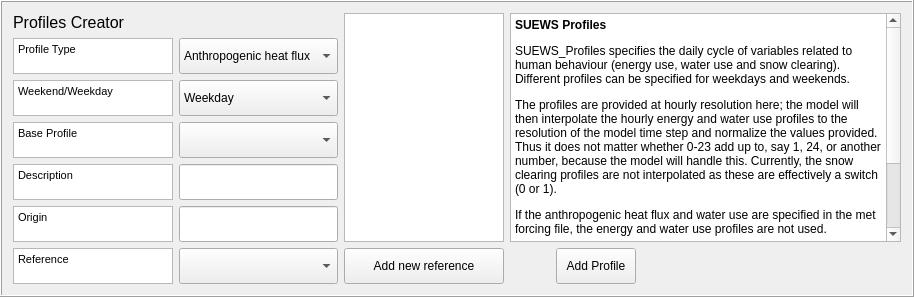
    <widget class="QFrame" name="frame1">
     <property name="enabled">
      <bool>true</bool>
     </property>
     <property name="sizePolicy">
      <sizepolicy hsizetype="Preferred" vsizetype="Preferred">
       <horstretch>0</horstretch>
       <verstretch>0</verstretch>
      </sizepolicy>
     </property>
     <property name="maximumSize">
      <size>
       <width>16777215</width>
       <height>16777215</height>
      </size>
     </property>
     <property name="frameShape">
      <enum>QFrame::Box</enum>
     </property>
     <property name="frameShadow">
      <enum>QFrame::Raised</enum>
     </property>
     <layout class="QGridLayout" name="gridLayout_3">
      <item row="0" column="0">
       <widget class="QLabel" name="label_46">
        <property name="maximumSize">
         <size>
          <width>16777215</width>
          <height>40</height>
         </size>
        </property>
        <property name="text">
         <string>&lt;!DOCTYPE HTML PUBLIC &quot;-//W3C//DTD HTML 4.0//EN&quot; &quot;http://www.w3.org/TR/REC-html40/strict.dtd&quot;&gt;
&lt;html&gt;&lt;head&gt;&lt;meta name=&quot;qrichtext&quot; content=&quot;1&quot; /&gt;&lt;style type=&quot;text/css&quot;&gt;
p, li { white-space: pre-wrap; }
&lt;/style&gt;&lt;/head&gt;&lt;body style=&quot; font-family:'MS Shell Dlg 2'; font-size:8pt; font-weight:400; font-style:normal;&quot;&gt;
&lt;p style=&quot; margin-top:0px; margin-bottom:0px; margin-left:0px; margin-right:0px; -qt-block-indent:0; text-indent:0px;&quot;&gt;&lt;span style=&quot; font-size:12pt;&quot;&gt;Profiles Creator&lt;/span&gt;&lt;/p&gt;&lt;/body&gt;&lt;/html&gt;</string>
        </property>
       </widget>
      </item>
      <item row="1" column="0">
       <widget class="QTextBrowser" name="textBrowserProfile">
        <property name="sizePolicy">
         <sizepolicy hsizetype="Preferred" vsizetype="Preferred">
          <horstretch>0</horstretch>
          <verstretch>0</verstretch>
         </sizepolicy>
        </property>
        <property name="maximumSize">
         <size>
          <width>160</width>
          <height>36</height>
         </size>
        </property>
        <property name="html">
         <string>&lt;!DOCTYPE HTML PUBLIC &quot;-//W3C//DTD HTML 4.0//EN&quot; &quot;http://www.w3.org/TR/REC-html40/strict.dtd&quot;&gt;
&lt;html&gt;&lt;head&gt;&lt;meta name=&quot;qrichtext&quot; content=&quot;1&quot; /&gt;&lt;style type=&quot;text/css&quot;&gt;
p, li { white-space: pre-wrap; }
&lt;/style&gt;&lt;/head&gt;&lt;body style=&quot; font-family:'MS Shell Dlg 2'; font-size:9.75pt; font-weight:400; font-style:normal;&quot;&gt;
&lt;p style=&quot; margin-top:0px; margin-bottom:0px; margin-left:0px; margin-right:0px; -qt-block-indent:0; text-indent:0px;&quot;&gt;&lt;span style=&quot; font-size:8pt;&quot;&gt;Profile Type&lt;/span&gt;&lt;/p&gt;&lt;/body&gt;&lt;/html&gt;</string>
        </property>
       </widget>
      </item>
      <item row="1" column="1">
       <widget class="QComboBox" name="comboBoxProfType">
        <property name="enabled">
         <bool>true</bool>
        </property>
        <property name="sizePolicy">
         <sizepolicy hsizetype="Preferred" vsizetype="Expanding">
          <horstretch>0</horstretch>
          <verstretch>0</verstretch>
         </sizepolicy>
        </property>
        <property name="maximumSize">
         <size>
          <width>160</width>
          <height>36</height>
         </size>
        </property>
        <property name="currentIndex">
         <number>0</number>
        </property>
        <item>
         <property name="text">
          <string>Anthropogenic heat flux</string>
         </property>
        </item>
        <item>
         <property name="text">
          <string>Water use (manual)</string>
         </property>
        </item>
        <item>
         <property name="text">
          <string>Water use (automatic)</string>
         </property>
        </item>
        <item>
         <property name="text">
          <string>Traffic</string>
         </property>
        </item>
        <item>
         <property name="text">
          <string>Snow removal</string>
         </property>
        </item>
        <item>
         <property name="text">
          <string>Human Activity</string>
         </property>
        </item>
       </widget>
      </item>
      <item row="2" column="0">
       <widget class="QTextBrowser" name="textBrowserDay">
        <property name="sizePolicy">
         <sizepolicy hsizetype="Preferred" vsizetype="Preferred">
          <horstretch>0</horstretch>
          <verstretch>0</verstretch>
         </sizepolicy>
        </property>
        <property name="maximumSize">
         <size>
          <width>160</width>
          <height>36</height>
         </size>
        </property>
        <property name="html">
         <string>&lt;!DOCTYPE HTML PUBLIC &quot;-//W3C//DTD HTML 4.0//EN&quot; &quot;http://www.w3.org/TR/REC-html40/strict.dtd&quot;&gt;
&lt;html&gt;&lt;head&gt;&lt;meta name=&quot;qrichtext&quot; content=&quot;1&quot; /&gt;&lt;style type=&quot;text/css&quot;&gt;
p, li { white-space: pre-wrap; }
&lt;/style&gt;&lt;/head&gt;&lt;body style=&quot; font-family:'MS Shell Dlg 2'; font-size:9.75pt; font-weight:400; font-style:normal;&quot;&gt;
&lt;p style=&quot; margin-top:0px; margin-bottom:0px; margin-left:0px; margin-right:0px; -qt-block-indent:0; text-indent:0px;&quot;&gt;&lt;span style=&quot; font-size:8pt;&quot;&gt;Weekend/Weekday&lt;/span&gt;&lt;/p&gt;&lt;/body&gt;&lt;/html&gt;</string>
        </property>
       </widget>
      </item>
      <item row="2" column="1">
       <widget class="QComboBox" name="comboBoxDay">
        <property name="enabled">
         <bool>true</bool>
        </property>
        <property name="sizePolicy">
         <sizepolicy hsizetype="Preferred" vsizetype="Expanding">
          <horstretch>0</horstretch>
          <verstretch>0</verstretch>
         </sizepolicy>
        </property>
        <property name="maximumSize">
         <size>
          <width>160</width>
          <height>36</height>
         </size>
        </property>
        <property name="currentIndex">
         <number>0</number>
        </property>
        <item>
         <property name="text">
          <string>Weekday</string>
         </property>
        </item>
        <item>
         <property name="text">
          <string>Weekend</string>
         </property>
        </item>
       </widget>
      </item>
      <item row="3" column="0">
       <widget class="QTextBrowser" name="textBrowserBaseESTM">
        <property name="sizePolicy">
         <sizepolicy hsizetype="Preferred" vsizetype="Preferred">
          <horstretch>0</horstretch>
          <verstretch>0</verstretch>
         </sizepolicy>
        </property>
        <property name="maximumSize">
         <size>
          <width>160</width>
          <height>36</height>
         </size>
        </property>
        <property name="html">
         <string>&lt;!DOCTYPE HTML PUBLIC &quot;-//W3C//DTD HTML 4.0//EN&quot; &quot;http://www.w3.org/TR/REC-html40/strict.dtd&quot;&gt;
&lt;html&gt;&lt;head&gt;&lt;meta name=&quot;qrichtext&quot; content=&quot;1&quot; /&gt;&lt;style type=&quot;text/css&quot;&gt;
p, li { white-space: pre-wrap; }
&lt;/style&gt;&lt;/head&gt;&lt;body style=&quot; font-family:'MS Shell Dlg 2'; font-size:9.75pt; font-weight:400; font-style:normal;&quot;&gt;
&lt;p style=&quot; margin-top:0px; margin-bottom:0px; margin-left:0px; margin-right:0px; -qt-block-indent:0; text-indent:0px;&quot;&gt;&lt;span style=&quot; font-size:8pt;&quot;&gt;Base Profile&lt;/span&gt;&lt;/p&gt;&lt;/body&gt;&lt;/html&gt;</string>
        </property>
       </widget>
      </item>
      <item row="3" column="1">
       <widget class="QComboBox" name="comboBoxBaseProfile">
        <property name="enabled">
         <bool>true</bool>
        </property>
        <property name="sizePolicy">
         <sizepolicy hsizetype="Preferred" vsizetype="Expanding">
          <horstretch>0</horstretch>
          <verstretch>0</verstretch>
         </sizepolicy>
        </property>
        <property name="maximumSize">
         <size>
          <width>160</width>
          <height>36</height>
         </size>
        </property>
        <property name="currentIndex">
         <number>-1</number>
        </property>
       </widget>
      </item>
      <item row="4" column="0">
       <widget class="QTextBrowser" name="textBrowserDesc">
        <property name="sizePolicy">
         <sizepolicy hsizetype="Preferred" vsizetype="Preferred">
          <horstretch>0</horstretch>
          <verstretch>0</verstretch>
         </sizepolicy>
        </property>
        <property name="maximumSize">
         <size>
          <width>160</width>
          <height>36</height>
         </size>
        </property>
        <property name="html">
         <string>&lt;!DOCTYPE HTML PUBLIC &quot;-//W3C//DTD HTML 4.0//EN&quot; &quot;http://www.w3.org/TR/REC-html40/strict.dtd&quot;&gt;
&lt;html&gt;&lt;head&gt;&lt;meta name=&quot;qrichtext&quot; content=&quot;1&quot; /&gt;&lt;style type=&quot;text/css&quot;&gt;
p, li { white-space: pre-wrap; }
&lt;/style&gt;&lt;/head&gt;&lt;body style=&quot; font-family:'MS Shell Dlg 2'; font-size:9.75pt; font-weight:400; font-style:normal;&quot;&gt;
&lt;p style=&quot; margin-top:0px; margin-bottom:0px; margin-left:0px; margin-right:0px; -qt-block-indent:0; text-indent:0px;&quot;&gt;&lt;span style=&quot; font-size:8pt;&quot;&gt;Description&lt;/span&gt;&lt;/p&gt;&lt;/body&gt;&lt;/html&gt;</string>
        </property>
       </widget>
      </item>
      <item row="4" column="1">
       <widget class="QgsFilterLineEdit" name="textEditDesc">
        <property name="sizePolicy">
         <sizepolicy hsizetype="Preferred" vsizetype="Expanding">
          <horstretch>0</horstretch>
          <verstretch>0</verstretch>
         </sizepolicy>
        </property>
        <property name="maximumSize">
         <size>
          <width>160</width>
          <height>36</height>
         </size>
        </property>
        <property name="inputMethodHints">
         <set>Qt::ImhNone</set>
        </property>
        <property name="qgisRelation" stdset="0">
         <string notr="true"/>
        </property>
       </widget>
      </item>
      <item row="5" column="0">
       <widget class="QTextBrowser" name="textBrowserOrig">
        <property name="sizePolicy">
         <sizepolicy hsizetype="Preferred" vsizetype="Preferred">
          <horstretch>0</horstretch>
          <verstretch>0</verstretch>
         </sizepolicy>
        </property>
        <property name="maximumSize">
         <size>
          <width>160</width>
          <height>36</height>
         </size>
        </property>
        <property name="html">
         <string>&lt;!DOCTYPE HTML PUBLIC &quot;-//W3C//DTD HTML 4.0//EN&quot; &quot;http://www.w3.org/TR/REC-html40/strict.dtd&quot;&gt;
&lt;html&gt;&lt;head&gt;&lt;meta name=&quot;qrichtext&quot; content=&quot;1&quot; /&gt;&lt;style type=&quot;text/css&quot;&gt;
p, li { white-space: pre-wrap; }
&lt;/style&gt;&lt;/head&gt;&lt;body style=&quot; font-family:'MS Shell Dlg 2'; font-size:9.75pt; font-weight:400; font-style:normal;&quot;&gt;
&lt;p style=&quot; margin-top:0px; margin-bottom:0px; margin-left:0px; margin-right:0px; -qt-block-indent:0; text-indent:0px;&quot;&gt;&lt;span style=&quot; font-size:8pt;&quot;&gt;Origin&lt;/span&gt;&lt;/p&gt;&lt;/body&gt;&lt;/html&gt;</string>
        </property>
       </widget>
      </item>
      <item row="5" column="1">
       <widget class="QgsFilterLineEdit" name="textEditOrig">
        <property name="sizePolicy">
         <sizepolicy hsizetype="Preferred" vsizetype="Expanding">
          <horstretch>0</horstretch>
          <verstretch>0</verstretch>
         </sizepolicy>
        </property>
        <property name="maximumSize">
         <size>
          <width>160</width>
          <height>36</height>
         </size>
        </property>
        <property name="qgisRelation" stdset="0">
         <string notr="true"/>
        </property>
       </widget>
      </item>
      <item row="6" column="0">
       <widget class="QTextBrowser" name="textBrowserOrig_2">
        <property name="sizePolicy">
         <sizepolicy hsizetype="Preferred" vsizetype="Preferred">
          <horstretch>0</horstretch>
          <verstretch>0</verstretch>
         </sizepolicy>
        </property>
        <property name="maximumSize">
         <size>
          <width>160</width>
          <height>36</height>
         </size>
        </property>
        <property name="html">
         <string>&lt;!DOCTYPE HTML PUBLIC &quot;-//W3C//DTD HTML 4.0//EN&quot; &quot;http://www.w3.org/TR/REC-html40/strict.dtd&quot;&gt;
&lt;html&gt;&lt;head&gt;&lt;meta name=&quot;qrichtext&quot; content=&quot;1&quot; /&gt;&lt;style type=&quot;text/css&quot;&gt;
p, li { white-space: pre-wrap; }
&lt;/style&gt;&lt;/head&gt;&lt;body style=&quot; font-family:'MS Shell Dlg 2'; font-size:9.75pt; font-weight:400; font-style:normal;&quot;&gt;
&lt;p style=&quot; margin-top:0px; margin-bottom:0px; margin-left:0px; margin-right:0px; -qt-block-indent:0; text-indent:0px;&quot;&gt;&lt;span style=&quot; font-size:8pt;&quot;&gt;Reference&lt;/span&gt;&lt;/p&gt;&lt;/body&gt;&lt;/html&gt;</string>
        </property>
       </widget>
      </item>
      <item row="6" column="1">
       <widget class="QComboBox" name="comboBoxRef">
        <property name="enabled">
         <bool>true</bool>
        </property>
        <property name="sizePolicy">
         <sizepolicy hsizetype="Preferred" vsizetype="Preferred">
          <horstretch>0</horstretch>
          <verstretch>0</verstretch>
         </sizepolicy>
        </property>
        <property name="minimumSize">
         <size>
          <width>0</width>
          <height>0</height>
         </size>
        </property>
        <property name="maximumSize">
         <size>
          <width>160</width>
          <height>36</height>
         </size>
        </property>
        <item>
         <property name="text">
          <string/>
         </property>
        </item>
       </widget>
      </item>
      <item row="6" column="2">
       <widget class="QPushButton" name="pushButtonToRefManager">
        <property name="enabled">
         <bool>true</bool>
        </property>
        <property name="sizePolicy">
         <sizepolicy hsizetype="Preferred" vsizetype="Expanding">
          <horstretch>0</horstretch>
          <verstretch>0</verstretch>
         </sizepolicy>
        </property>
        <property name="maximumSize">
         <size>
          <width>160</width>
          <height>36</height>
         </size>
        </property>
        <property name="text">
         <string>Add new reference</string>
        </property>
       </widget>
      </item>
      <item row="6" column="3">
       <spacer name="horizontalSpacer">
        <property name="orientation">
         <enum>Qt::Horizontal</enum>
        </property>
        <property name="sizeHint" stdset="0">
         <size>
          <width>40</width>
          <height>20</height>
         </size>
        </property>
       </spacer>
      </item>
      <item row="6" column="4">
       <widget class="QPushButton" name="pushButtonGen">
        <property name="enabled">
         <bool>true</bool>
        </property>
        <property name="sizePolicy">
         <sizepolicy hsizetype="Preferred" vsizetype="Fixed">
          <horstretch>0</horstretch>
          <verstretch>0</verstretch>
         </sizepolicy>
        </property>
        <property name="maximumSize">
         <size>
          <width>16777215</width>
          <height>36</height>
         </size>
        </property>
        <property name="text">
         <string>Add Profile</string>
        </property>
       </widget>
      </item>
      <item row="6" column="5">
       <spacer name="horizontalSpacer_2">
        <property name="orientation">
         <enum>Qt::Horizontal</enum>
        </property>
        <property name="sizeHint" stdset="0">
         <size>
          <width>259</width>
          <height>20</height>
         </size>
        </property>
       </spacer>
      </item>
      <item row="0" column="2" rowspan="6">
       <widget class="QTextBrowser" name="textBrowserRef">
        <property name="enabled">
         <bool>true</bool>
        </property>
        <property name="sizePolicy">
         <sizepolicy hsizetype="Preferred" vsizetype="Preferred">
          <horstretch>0</horstretch>
          <verstretch>0</verstretch>
         </sizepolicy>
        </property>
        <property name="maximumSize">
         <size>
          <width>160</width>
          <height>16777215</height>
         </size>
        </property>
       </widget>
      </item>
      <item row="0" column="3" rowspan="6" colspan="3">
       <widget class="QTextBrowser" name="textBrowserRef_2">
        <property name="sizePolicy">
         <sizepolicy hsizetype="Expanding" vsizetype="Expanding">
          <horstretch>0</horstretch>
          <verstretch>0</verstretch>
         </sizepolicy>
        </property>
        <property name="minimumSize">
         <size>
          <width>0</width>
          <height>0</height>
         </size>
        </property>
        <property name="maximumSize">
         <size>
          <width>16777215</width>
          <height>16777215</height>
         </size>
        </property>
        <property name="html">
         <string>&lt;!DOCTYPE HTML PUBLIC &quot;-//W3C//DTD HTML 4.0//EN&quot; &quot;http://www.w3.org/TR/REC-html40/strict.dtd&quot;&gt;
&lt;html&gt;&lt;head&gt;&lt;meta name=&quot;qrichtext&quot; content=&quot;1&quot; /&gt;&lt;style type=&quot;text/css&quot;&gt;
p, li { white-space: pre-wrap; }
&lt;/style&gt;&lt;/head&gt;&lt;body style=&quot; font-family:'MS Shell Dlg 2'; font-size:9.75pt; font-weight:400; font-style:normal;&quot;&gt;
&lt;p style=&quot; margin-top:12px; margin-bottom:12px; margin-left:0px; margin-right:0px; -qt-block-indent:0; text-indent:0px;&quot;&gt;&lt;span style=&quot; font-size:9pt; font-weight:600;&quot;&gt;SUEWS Profiles&lt;/span&gt;&lt;/p&gt;
&lt;p style=&quot; margin-top:12px; margin-bottom:12px; margin-left:0px; margin-right:0px; -qt-block-indent:0; text-indent:0px;&quot;&gt;&lt;span style=&quot; font-size:9pt;&quot;&gt;SUEWS_Profiles specifies the daily cycle of variables related to human behaviour (energy use, water use and snow clearing). Different profiles can be specified for weekdays and weekends. &lt;/span&gt;&lt;/p&gt;
&lt;p style=&quot; margin-top:12px; margin-bottom:12px; margin-left:0px; margin-right:0px; -qt-block-indent:0; text-indent:0px;&quot;&gt;&lt;span style=&quot; font-size:9pt;&quot;&gt;The profiles are provided at hourly resolution here; the model will then interpolate the hourly energy and water use profiles to the resolution of the model time step and normalize the values provided. Thus it does not matter whether 0-23 add up to, say 1, 24, or another number, because the model will handle this. Currently, the snow clearing profiles are not interpolated as these are effectively a switch (0 or 1).&lt;/span&gt;&lt;/p&gt;
&lt;p style=&quot; margin-top:12px; margin-bottom:12px; margin-left:0px; margin-right:0px; -qt-block-indent:0; text-indent:0px;&quot;&gt;&lt;span style=&quot; font-size:9pt;&quot;&gt;If the anthropogenic heat flux and water use are specified in the met forcing file, the energy and water use profiles are not used.&lt;/span&gt;&lt;/p&gt;
&lt;p style=&quot; margin-top:12px; margin-bottom:12px; margin-left:0px; margin-right:0px; -qt-block-indent:0; text-indent:0px;&quot;&gt;&lt;span style=&quot; font-size:9pt;&quot;&gt;Profiles are specified for the following&lt;/span&gt;&lt;/p&gt;
&lt;ul style=&quot;margin-top: 0px; margin-bottom: 0px; margin-left: 0px; margin-right: 0px; -qt-list-indent: 1;&quot;&gt;&lt;li style=&quot; font-size:9pt;&quot; style=&quot; margin-top:12px; margin-bottom:0px; margin-left:0px; margin-right:0px; -qt-block-indent:0; text-indent:0px;&quot;&gt;Anthropogenic heat flux (weekday and weekend)&lt;/li&gt;
&lt;li style=&quot; font-size:9pt;&quot; style=&quot; margin-top:0px; margin-bottom:0px; margin-left:0px; margin-right:0px; -qt-block-indent:0; text-indent:0px;&quot;&gt;Water use (weekday and weekend; manual and automatic irrigation)&lt;/li&gt;
&lt;li style=&quot; font-size:9pt;&quot; style=&quot; margin-top:0px; margin-bottom:0px; margin-left:0px; margin-right:0px; -qt-block-indent:0; text-indent:0px;&quot;&gt;Snow removal (weekday and weekend)&lt;/li&gt;
&lt;li style=&quot; font-size:9pt;&quot; style=&quot; margin-top:0px; margin-bottom:12px; margin-left:0px; margin-right:0px; -qt-block-indent:0; text-indent:0px;&quot;&gt;Human activity (weekday and weekend).&lt;/li&gt;&lt;/ul&gt;&lt;/body&gt;&lt;/html&gt;</string>
        </property>
       </widget>
      </item>
     </layout>
    </widget>
